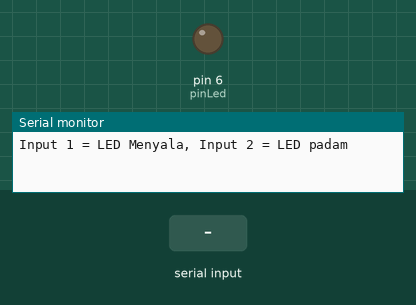
This sketch was run on a simulated Arduino Uno, built with avr-gcc and run on an emulated ATmega328P. On the bench: output pins drawn as LEDs (lit = HIGH), the last lines printed to the serial monitor. The test bench sets the inputs (shaded band).

Above: at 1.2 s.
1.3 s: "1\n" received over Serial
At 2.4 s:
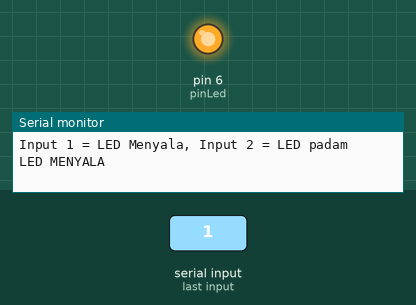
2.8 s: "2\n" received over Serial
At 3.5 s:
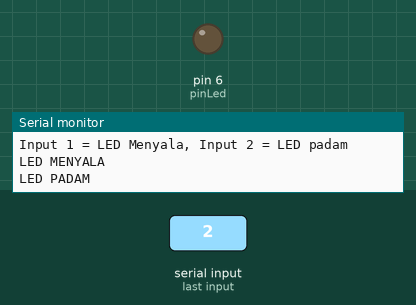
Timing chart, 0 to 5.8 s (numbered marks = the images above; inputs shaded):
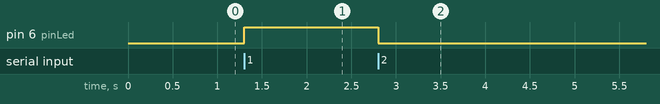

The sketch:

percobaan10.ino
```cpp
int pinLed=6;

void setup() {
  pinMode(pinLed, OUTPUT);
  Serial.begin(9600);
  Serial.println("Input 1 = LED Menyala, Input 2 = LED padam");
}
void loop() {
  if(Serial.available()) {
    int kondisi=Serial.parseInt();
    if(kondisi==1) {
      digitalWrite(pinLed,HIGH);
      Serial.println("LED MENYALA");
    }
    if(kondisi==2) {
      digitalWrite(pinLed,LOW);
      Serial.println("LED PADAM");
    }
  }
}
```

Measured:
- after the input at 1.3 s, pin 6 (pinLed): LOW → HIGH at once
- after the input at 2.8 s, pin 6 (pinLed): HIGH → LOW at once
